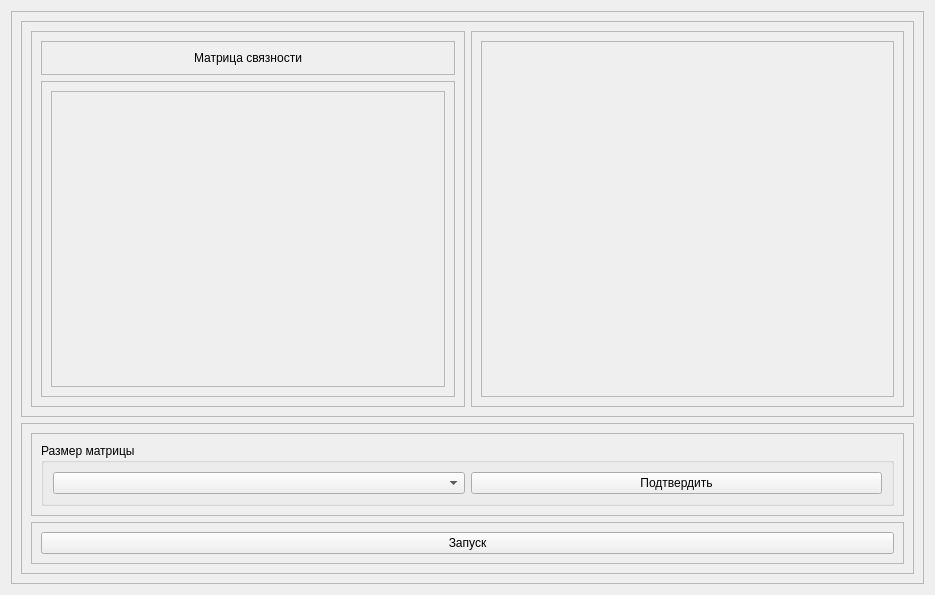
<?xml version="1.0" encoding="UTF-8"?>
<ui version="4.0">
 <class>DFSAlgoWidget</class>
 <widget class="QWidget" name="DFSAlgoWidget">
  <property name="geometry">
   <rect>
    <x>0</x>
    <y>0</y>
    <width>935</width>
    <height>595</height>
   </rect>
  </property>
  <property name="windowTitle">
   <string>Form</string>
  </property>
  <layout class="QVBoxLayout" name="verticalLayout">
   <item>
    <widget class="QFrame" name="frame_22">
     <property name="frameShape">
      <enum>QFrame::StyledPanel</enum>
     </property>
     <property name="frameShadow">
      <enum>QFrame::Raised</enum>
     </property>
     <layout class="QVBoxLayout" name="verticalLayout_16">
      <item>
       <widget class="QFrame" name="frame_23">
        <property name="frameShape">
         <enum>QFrame::StyledPanel</enum>
        </property>
        <property name="frameShadow">
         <enum>QFrame::Raised</enum>
        </property>
        <layout class="QHBoxLayout" name="horizontalLayout_11">
         <item>
          <widget class="QFrame" name="frame_24">
           <property name="frameShape">
            <enum>QFrame::StyledPanel</enum>
           </property>
           <property name="frameShadow">
            <enum>QFrame::Raised</enum>
           </property>
           <layout class="QVBoxLayout" name="verticalLayout_13">
            <item alignment="Qt::AlignTop">
             <widget class="QFrame" name="frame_25">
              <property name="frameShape">
               <enum>QFrame::StyledPanel</enum>
              </property>
              <property name="frameShadow">
               <enum>QFrame::Raised</enum>
              </property>
              <layout class="QVBoxLayout" name="verticalLayout_14">
               <item alignment="Qt::AlignHCenter">
                <widget class="QLabel" name="label_4">
                 <property name="text">
                  <string>Матрица связности</string>
                 </property>
                </widget>
               </item>
              </layout>
             </widget>
            </item>
            <item>
             <widget class="QFrame" name="frame_26">
              <property name="sizePolicy">
               <sizepolicy hsizetype="Preferred" vsizetype="Expanding">
                <horstretch>0</horstretch>
                <verstretch>0</verstretch>
               </sizepolicy>
              </property>
              <property name="frameShape">
               <enum>QFrame::StyledPanel</enum>
              </property>
              <property name="frameShadow">
               <enum>QFrame::Raised</enum>
              </property>
              <layout class="QVBoxLayout" name="verticalLayout_21">
               <item>
                <widget class="QScrollArea" name="sa_left_2">
                 <property name="widgetResizable">
                  <bool>true</bool>
                 </property>
                 <widget class="QWidget" name="scrollAreaWidgetContents_3">
                  <property name="geometry">
                   <rect>
                    <x>0</x>
                    <y>0</y>
                    <width>394</width>
                    <height>298</height>
                   </rect>
                  </property>
                 </widget>
                </widget>
               </item>
              </layout>
             </widget>
            </item>
           </layout>
          </widget>
         </item>
         <item>
          <widget class="QFrame" name="frame_27">
           <property name="frameShape">
            <enum>QFrame::StyledPanel</enum>
           </property>
           <property name="frameShadow">
            <enum>QFrame::Raised</enum>
           </property>
           <layout class="QVBoxLayout" name="verticalLayout_5">
            <item>
             <widget class="QScrollArea" name="sa_right_2">
              <property name="widgetResizable">
               <bool>true</bool>
              </property>
              <widget class="QWidget" name="scrollAreaWidgetContents_4">
               <property name="geometry">
                <rect>
                 <x>0</x>
                 <y>0</y>
                 <width>413</width>
                 <height>358</height>
                </rect>
               </property>
              </widget>
             </widget>
            </item>
           </layout>
          </widget>
         </item>
        </layout>
       </widget>
      </item>
      <item>
       <widget class="QFrame" name="frame_28">
        <property name="frameShape">
         <enum>QFrame::StyledPanel</enum>
        </property>
        <property name="frameShadow">
         <enum>QFrame::Raised</enum>
        </property>
        <layout class="QVBoxLayout" name="verticalLayout_15">
         <item>
          <widget class="QFrame" name="frame_29">
           <property name="frameShape">
            <enum>QFrame::StyledPanel</enum>
           </property>
           <property name="frameShadow">
            <enum>QFrame::Raised</enum>
           </property>
           <layout class="QHBoxLayout" name="horizontalLayout_12">
            <item>
             <widget class="QGroupBox" name="groupBox_3">
              <property name="title">
               <string>Размер матрицы</string>
              </property>
              <layout class="QHBoxLayout" name="horizontalLayout_13">
               <item>
                <widget class="QComboBox" name="cb_size_selection_2"/>
               </item>
               <item>
                <widget class="QPushButton" name="pb_apply_2">
                 <property name="text">
                  <string>Подтвердить</string>
                 </property>
                </widget>
               </item>
              </layout>
             </widget>
            </item>
           </layout>
          </widget>
         </item>
         <item>
          <widget class="QFrame" name="frame_30">
           <property name="frameShape">
            <enum>QFrame::StyledPanel</enum>
           </property>
           <property name="frameShadow">
            <enum>QFrame::Raised</enum>
           </property>
           <layout class="QHBoxLayout" name="horizontalLayout_14">
            <item>
             <widget class="QPushButton" name="pb_launch_2">
              <property name="text">
               <string>Запуск</string>
              </property>
             </widget>
            </item>
           </layout>
          </widget>
         </item>
        </layout>
       </widget>
      </item>
     </layout>
    </widget>
   </item>
  </layout>
 </widget>
 <resources/>
 <connections/>
</ui>
